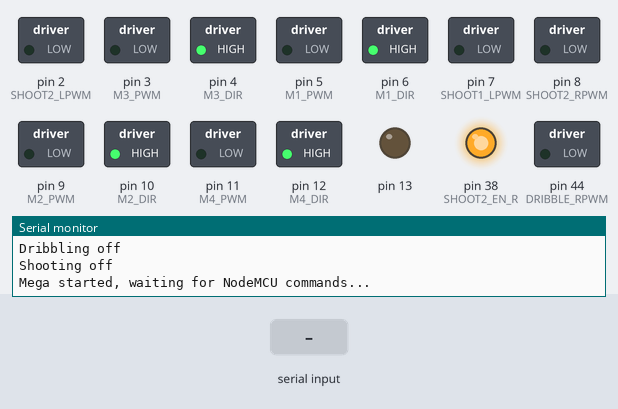
Simulated run of this sketch. Board: Arduino Mega 2560, built with avr-gcc and run on an emulated ATmega2560. On the bench: switched loads named in the sketch (green lamp = pin HIGH), output pins drawn as LEDs (lit = HIGH), the last lines printed to the serial monitor. The test bench sets the inputs (shaded band).

Above: at 1.2 s.
1.3 s: "F" received over the second serial link
At 2.5 s:
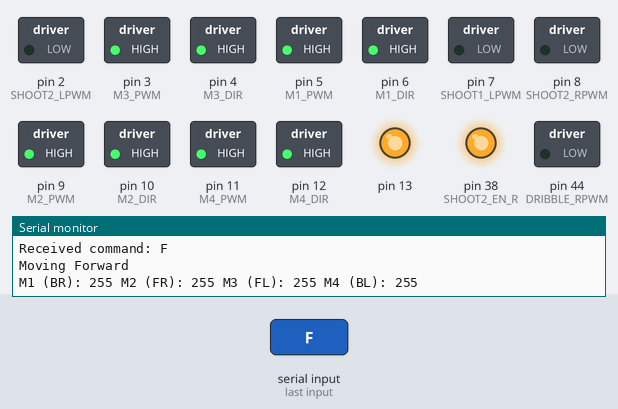
2.8 s: "B" received over the second serial link
At 3.6 s:
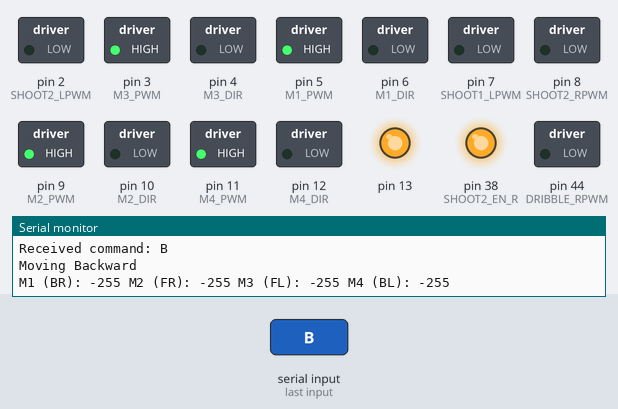
4.3 s: "R" received over the second serial link
At 4.8 s:
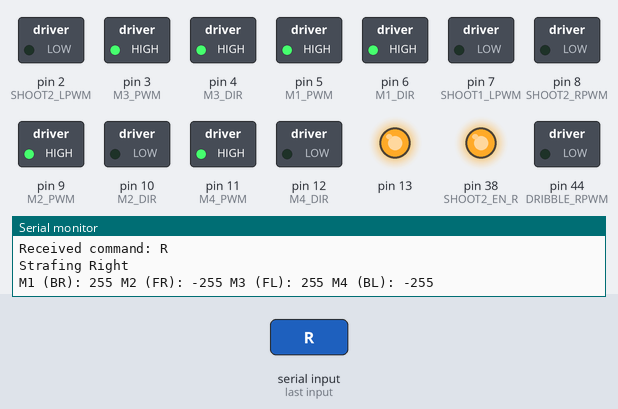
5.8 s: "L" received over the second serial link
At 7.0 s:
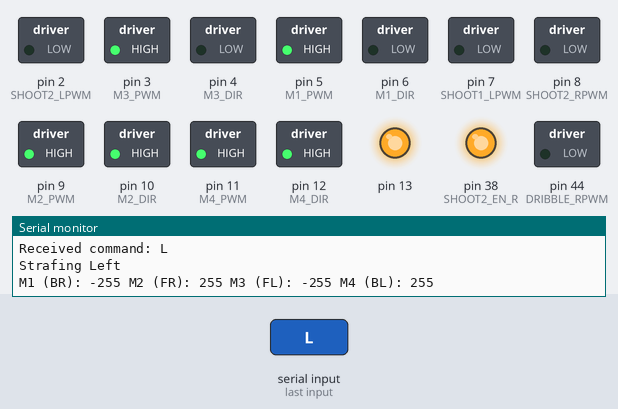
7.3 s: "S" received over the second serial link
At 8.2 s:
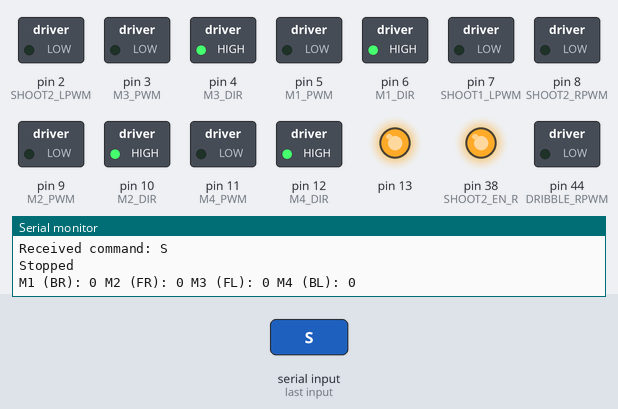
8.8 s: "U" received over the second serial link
At 9.3 s:
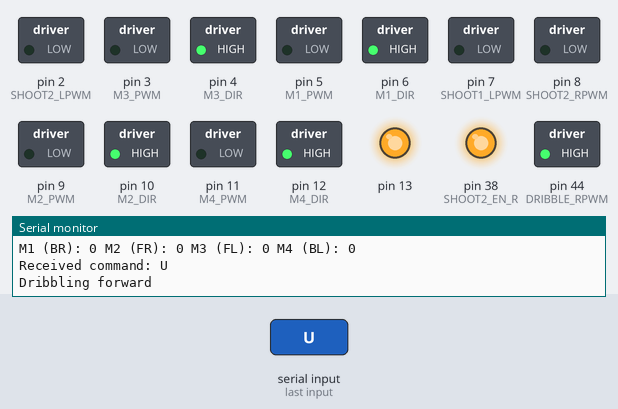
Timing chart, 0 to 11.3 s (numbered marks = the images above; inputs shaded):
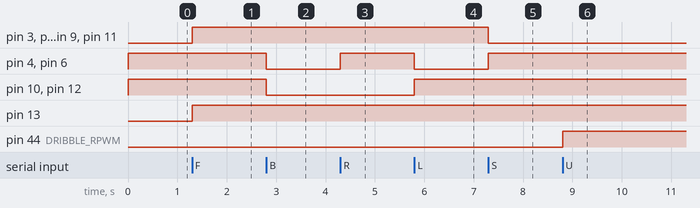

Measured:
- after the input at 1.3 s, pin 3 (M3_PWM), pin 5 (M1_PWM), pin 9 (M2_PWM), pin 11 (M4_PWM), pin 13: LOW → HIGH at once
- after the input at 2.8 s, pin 4 (M3_DIR), pin 6 (M1_DIR), pin 10 (M2_DIR), pin 12 (M4_DIR): HIGH → LOW at once
- after the input at 4.3 s, pin 4 (M3_DIR), pin 6 (M1_DIR): LOW → HIGH at once
- after the input at 5.8 s, pin 4 (M3_DIR), pin 6 (M1_DIR): HIGH → LOW at once; pin 10 (M2_DIR), pin 12 (M4_DIR): LOW → HIGH at once
- after the input at 7.3 s, pin 3 (M3_PWM), pin 5 (M1_PWM), pin 9 (M2_PWM), pin 11 (M4_PWM): HIGH → LOW at once; pin 4 (M3_DIR), pin 6 (M1_DIR): LOW → HIGH at once
- after the input at 8.8 s, pin 44 (DRIBBLE_RPWM): LOW → HIGH at once

The sketch:

motor_control.ino
```cpp
// Motor control pins for movement
#define M1_PWM 5   // Back-Right (BR) PWM
#define M1_DIR 6   // Back-Right (BR) Direction
#define M2_PWM 9   // Front-Right (FR) PWM
#define M2_DIR 10  // Front-Right (FR) Direction
#define M3_PWM 3   // Front-Left (FL) PWM
#define M3_DIR 4   // Front-Left (FL) Direction
#define M4_PWM 11  // Back-Left (BL) PWM
#define M4_DIR 12  // Back-Left (BL) Direction

// Dribbling mechanism pins (one IBT-2 channel)
#define DRIBBLE_RPWM 44 // PWM pin for forward rotation
#define DRIBBLE_LPWM 45 // PWM pin for reverse rotation
#define DRIBBLE_EN 40   // Enable pin (R_EN)
#define DRIBBLE_EN1 41  // Enable pin (L_EN)

// Shooting mechanism pins for two motors (two IBT-2 drivers)
#define SHOOT1_RPWM 46  // Motor 1 RPWM (First IBT-2)
#define SHOOT1_LPWM 7   // Motor 1 LPWM
#define SHOOT1_EN_R 42  // Motor 1 R_EN
#define SHOOT1_EN_L 43  // Motor 1 L_EN
#define SHOOT2_RPWM 8   // Motor 2 RPWM (Second IBT-2)
#define SHOOT2_LPWM 2   // Motor 2 LPWM
#define SHOOT2_EN_R 38  // Motor 2 R_EN
#define SHOOT2_EN_L 39  // Motor 2 L_EN

int led = 0;
char lastCommand = 'S';    // Track the last movement command
char dribblingState = 'E'; // 'U' for forward, 'D' for reverse sequence, 'E' for off
bool shootingOn = false;   // Shooting mechanism state
unsigned long dStartTime = 0; // Timestamp for 'D' sequence
bool dSequenceActive = false; // Flag for 'D' sequence
int dSequencePhase = 0;    // 0: inactive, 1: 50ms pause, 2: 4s reverse

void setup() {
  Serial.begin(115200);
  Serial1.begin(115200);

  // Set movement pins
  pinMode(M1_PWM, OUTPUT); pinMode(M1_DIR, OUTPUT);
  pinMode(M2_PWM, OUTPUT); pinMode(M2_DIR, OUTPUT);
  pinMode(M3_PWM, OUTPUT); pinMode(M3_DIR, OUTPUT);
  pinMode(M4_PWM, OUTPUT); pinMode(M4_DIR, OUTPUT);
  pinMode(13, OUTPUT);

  // Set dribbling pins
  pinMode(DRIBBLE_RPWM, OUTPUT);
  pinMode(DRIBBLE_LPWM, OUTPUT);
  pinMode(DRIBBLE_EN, OUTPUT);
  pinMode(DRIBBLE_EN1, OUTPUT);
  digitalWrite(DRIBBLE_EN, HIGH);
  digitalWrite(DRIBBLE_EN1, HIGH);

  // Set shooting pins for two motors
  pinMode(SHOOT1_RPWM, OUTPUT);
  pinMode(SHOOT1_LPWM, OUTPUT);
  pinMode(SHOOT1_EN_R, OUTPUT);
  pinMode(SHOOT1_EN_L, OUTPUT);
  pinMode(SHOOT2_RPWM, OUTPUT);
  pinMode(SHOOT2_LPWM, OUTPUT);
  pinMode(SHOOT2_EN_R, OUTPUT);
  pinMode(SHOOT2_EN_L, OUTPUT);
  digitalWrite(SHOOT1_EN_R, HIGH);
  digitalWrite(SHOOT1_EN_L, HIGH);
  digitalWrite(SHOOT2_EN_R, HIGH);
  digitalWrite(SHOOT2_EN_L, HIGH);

  // Initialize all mechanisms
  moveOmni();     // Stop movement motors
  setDribbling(); // Turn off dribbling
  setShooting();  // Turn off shooting
  Serial.println("Mega started, waiting for NodeMCU commands...");
}

void loop() {
  // Handle 'D' sequence timing
  if (dSequenceActive) {
    unsigned long currentTime = millis();
    if (dSequencePhase == 1 && currentTime - dStartTime >= 50) {
      // End 50ms pause, start 4s reverse
      dSequencePhase = 2;
      dStartTime = currentTime;
      setDribbling();
    } else if (dSequencePhase == 2 && currentTime - dStartTime >= 4000) {
      // End 4s reverse, stop
      dSequenceActive = false;
      dSequencePhase = 0;
      dribblingState = 'E';
      setDribbling();
    }
  }

  // Process serial commands
  if (Serial1.available()) {
    char cmd = Serial1.read();
    Serial.print("Received command: ");
    Serial.println(cmd);

    switch (cmd) {
      // Movement commands
      case 'F':
        lastCommand = cmd;
        if (led == 0) { digitalWrite(13, HIGH); led = 1; }
        else { digitalWrite(13, LOW); led = 0; }
        Serial.println("Moving Forward");
        moveOmni();
        break;
      case 'B':
        lastCommand = cmd;
        Serial.println("Moving Backward");
        moveOmni();
        break;
      case 'R':
        lastCommand = cmd;
        Serial.println("Strafing Right");
        moveOmni();
        break;
      case 'L':
        lastCommand = cmd;
        Serial.println("Strafing Left");
        moveOmni();
        break;
      case 'S':
        lastCommand = cmd;
        Serial.println("Stopped");
        moveOmni();
        break;
      // Dribbling commands
      case 'U':
        dribblingState = 'U';
        dSequenceActive = false; // Cancel any 'D' sequence
        dSequencePhase = 0;
        setDribbling();
        break;
      case 'D':
        dribblingState = 'D';
        dSequenceActive = true;
        dSequencePhase = 1; // Start with 50ms pause
        dStartTime = millis();
        setDribbling();
        break;
      // Shooting commands
      case 'O':  // 'O' for ON
        shootingOn = true;
        setShooting();
        break;
      case 'V':  // 'V' for OFF
        shootingOn = false;
        setShooting();
        break;
      case 'Z':  // 'Z' for Rotate
        lastCommand = cmd;
        Serial.println("Rotating");
        moveOmni();
        break;
      default:
        Serial.println("Unknown command");
        while (Serial1.available()) Serial1.read(); // Flush buffer
        break;
    }
  }
}

void moveOmni() {
  int M1, M2, M3, M4; // Motor speeds

  // Set motor speeds based on the last movement command
  switch (lastCommand) {
    case 'F': // Forward: All motors forward
      M1 = 255; M2 = 255; M3 = 255; M4 = 255;
      break;
    case 'B': // Backward: All motors backward
      M1 = -255; M2 = -255; M3 = -255; M4 = -255;
      break;
    case 'L': // Left: FR and FL forward, BR and BL backward
      M1 = -255; M2 = 255; M3 = -255; M4 = 255;
      break;
    case 'R': // Right: BR and BL forward, FR and FL backward
      M1 = 255; M2 = -255; M3 = 255; M4 = -255;
      break;
    case 'Z': // Rotate
      M1 = -255; M2 = -255; M3 = 255; M4 = 255;
      break;
    case 'S': // Stop
    default:
      M1 = 0; M2 = 0; M3 = 0; M4 = 0;
      break;
  }

  // Constrain motor values
  M1 = constrain(M1, -255, 255);
  M2 = constrain(M2, -255, 255);
  M3 = constrain(M3, -255, 255);
  M4 = constrain(M4, -255, 255);

  // Apply motor control for movement
  analogWrite(M1_PWM, abs(M1)); digitalWrite(M1_DIR, M1 >= 0 ? HIGH : LOW); // BR
  analogWrite(M2_PWM, abs(M2)); digitalWrite(M2_DIR, M2 >= 0 ? HIGH : LOW); // FR
  analogWrite(M3_PWM, abs(M3)); digitalWrite(M3_DIR, M3 >= 0 ? HIGH : LOW); // FL
  analogWrite(M4_PWM, abs(M4)); digitalWrite(M4_DIR, M4 >= 0 ? HIGH : LOW); // BL

  // Debug output for movement
  Serial.print("M1 (BR): "); Serial.print(M1);
  Serial.print(" M2 (FR): "); Serial.print(M2);
  Serial.print(" M3 (FL): "); Serial.print(M3);
  Serial.print(" M4 (BL): "); Serial.println(M4);
}

void setDribbling() {
  if (dribblingState == 'U') {
    analogWrite(DRIBBLE_RPWM, 255);
    analogWrite(DRIBBLE_LPWM, 0);
    Serial.println("Dribbling forward");
  } else if (dribblingState == 'D' && dSequenceActive) {
    if (dSequencePhase == 1) {
      // 50ms pause
      analogWrite(DRIBBLE_RPWM, 0);
      analogWrite(DRIBBLE_LPWM, 0);
      Serial.println("Dribbling paused");
    } else if (dSequencePhase == 2) {
      // 4s reverse
      analogWrite(DRIBBLE_RPWM, 0);
      analogWrite(DRIBBLE_LPWM, 255);
      Serial.println("Dribbling reverse");
    }
  } else {
    analogWrite(DRIBBLE_RPWM, 0);
    analogWrite(DRIBBLE_LPWM, 0);
    Serial.println("Dribbling off");
  }
}

void setShooting() {
  if (shootingOn) {
    // Motor 1 clockwise (First IBT-2)
    analogWrite(SHOOT1_RPWM, 0);
    analogWrite(SHOOT1_LPWM, 255);
    // Motor 2 anticlockwise (Second IBT-2)
    analogWrite(SHOOT2_RPWM, 255);
    analogWrite(SHOOT2_LPWM, 0);
    Serial.println("Shooting on: Motor 1 clockwise, Motor 2 anticlockwise");
  } else {
    // Turn off both motors
    analogWrite(SHOOT1_RPWM, 0);
    analogWrite(SHOOT1_LPWM, 0);
    analogWrite(SHOOT2_RPWM, 0);
    analogWrite(SHOOT2_LPWM, 0);
    Serial.println("Shooting off");
  }
}
```
